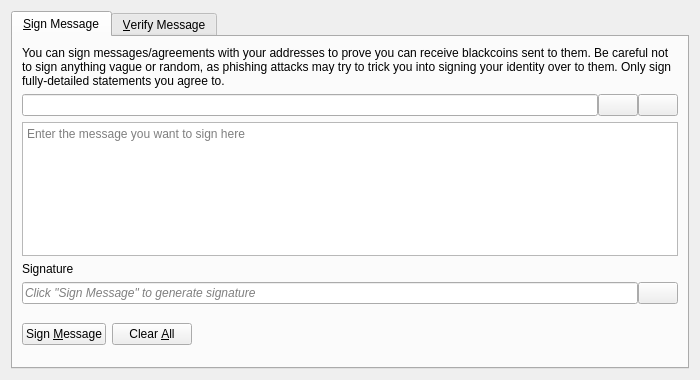
<?xml version="1.0" encoding="UTF-8"?>
<ui version="4.0">
 <class>SignVerifyMessageDialog</class>
 <widget class="QDialog" name="SignVerifyMessageDialog">
  <property name="geometry">
   <rect>
    <x>0</x>
    <y>0</y>
    <width>700</width>
    <height>380</height>
   </rect>
  </property>
  <property name="windowTitle">
   <string>Signatures - Sign / Verify a Message</string>
  </property>
  <property name="modal">
   <bool>true</bool>
  </property>
  <layout class="QVBoxLayout" name="verticalLayout">
   <item>
    <widget class="QTabWidget" name="tabWidget">
     <property name="currentIndex">
      <number>0</number>
     </property>
     <widget class="QWidget" name="tabSignMessage">
      <attribute name="title">
       <string>&amp;Sign Message</string>
      </attribute>
      <layout class="QVBoxLayout" name="verticalLayout_SM">
       <item>
        <widget class="QLabel" name="infoLabel_SM">
         <property name="text">
          <string>You can sign messages/agreements with your addresses to prove you can receive blackcoins sent to them. Be careful not to sign anything vague or random, as phishing attacks may try to trick you into signing your identity over to them. Only sign fully-detailed statements you agree to.</string>
         </property>
         <property name="textFormat">
          <enum>Qt::PlainText</enum>
         </property>
         <property name="wordWrap">
          <bool>true</bool>
         </property>
        </widget>
       </item>
       <item>
        <layout class="QHBoxLayout" name="horizontalLayout_1_SM">
         <property name="spacing">
          <number>0</number>
         </property>
         <item>
          <widget class="QValidatedLineEdit" name="addressIn_SM">
           <property name="toolTip">
            <string>The Blackcoin address to sign the message with</string>
           </property>
          </widget>
         </item>
         <item>
          <widget class="QPushButton" name="addressBookButton_SM">
           <property name="toolTip">
            <string>Choose previously used address</string>
           </property>
           <property name="text">
            <string/>
           </property>
           <property name="icon">
            <iconset resource="../bitcoin.qrc">
             <normaloff>:/icons/address-book</normaloff>:/icons/address-book</iconset>
           </property>
           <property name="shortcut">
            <string>Alt+A</string>
           </property>
           <property name="autoDefault">
            <bool>false</bool>
           </property>
          </widget>
         </item>
         <item>
          <widget class="QPushButton" name="pasteButton_SM">
           <property name="toolTip">
            <string>Paste address from clipboard</string>
           </property>
           <property name="text">
            <string/>
           </property>
           <property name="icon">
            <iconset resource="../bitcoin.qrc">
             <normaloff>:/icons/editpaste</normaloff>:/icons/editpaste</iconset>
           </property>
           <property name="shortcut">
            <string>Alt+P</string>
           </property>
           <property name="autoDefault">
            <bool>false</bool>
           </property>
          </widget>
         </item>
        </layout>
       </item>
       <item>
        <widget class="QPlainTextEdit" name="messageIn_SM">
         <property name="toolTip">
          <string>Enter the message you want to sign here</string>
         </property>
         <property name="placeholderText">
          <string>Enter the message you want to sign here</string>
         </property>
        </widget>
       </item>
       <item>
        <widget class="QLabel" name="signatureLabel_SM">
         <property name="text">
          <string>Signature</string>
         </property>
         <property name="textFormat">
          <enum>Qt::PlainText</enum>
         </property>
        </widget>
       </item>
       <item>
        <layout class="QHBoxLayout" name="horizontalLayout_2_SM">
         <property name="spacing">
          <number>0</number>
         </property>
         <item>
          <widget class="QLineEdit" name="signatureOut_SM">
           <property name="placeholderText">
            <string>Click "Sign Message" to generate signature</string>
           </property>
           <property name="font">
            <font>
             <italic>true</italic>
            </font>
           </property>
           <property name="readOnly">
            <bool>true</bool>
           </property>
          </widget>
         </item>
         <item>
          <widget class="QPushButton" name="copySignatureButton_SM">
           <property name="toolTip">
            <string>Copy the current signature to the system clipboard</string>
           </property>
           <property name="text">
            <string/>
           </property>
           <property name="icon">
            <iconset resource="../bitcoin.qrc">
             <normaloff>:/icons/editcopy</normaloff>:/icons/editcopy</iconset>
           </property>
           <property name="autoDefault">
            <bool>false</bool>
           </property>
          </widget>
         </item>
        </layout>
       </item>
       <item>
        <layout class="QHBoxLayout" name="horizontalLayout_3_SM">
         <item>
          <widget class="QPushButton" name="signMessageButton_SM">
           <property name="toolTip">
            <string>Sign the message to prove you own this Blackcoin address</string>
           </property>
           <property name="text">
            <string>Sign &amp;Message</string>
           </property>
           <property name="icon">
            <iconset resource="../bitcoin.qrc">
             <normaloff>:/icons/edit</normaloff>:/icons/edit</iconset>
           </property>
           <property name="autoDefault">
            <bool>false</bool>
           </property>
          </widget>
         </item>
         <item>
          <widget class="QPushButton" name="clearButton_SM">
           <property name="toolTip">
            <string>Reset all sign message fields</string>
           </property>
           <property name="text">
            <string>Clear &amp;All</string>
           </property>
           <property name="icon">
            <iconset resource="../bitcoin.qrc">
             <normaloff>:/icons/remove</normaloff>:/icons/remove</iconset>
           </property>
           <property name="autoDefault">
            <bool>false</bool>
           </property>
          </widget>
         </item>
         <item>
          <spacer name="horizontalSpacer_1_SM">
           <property name="orientation">
            <enum>Qt::Horizontal</enum>
           </property>
           <property name="sizeHint" stdset="0">
            <size>
             <width>40</width>
             <height>48</height>
            </size>
           </property>
          </spacer>
         </item>
         <item>
          <widget class="QLabel" name="statusLabel_SM">
           <property name="font">
            <font>
             <weight>75</weight>
             <bold>true</bold>
            </font>
           </property>
           <property name="text">
            <string/>
           </property>
           <property name="wordWrap">
            <bool>true</bool>
           </property>
          </widget>
         </item>
         <item>
          <spacer name="horizontalSpacer_2_SM">
           <property name="orientation">
            <enum>Qt::Horizontal</enum>
           </property>
           <property name="sizeHint" stdset="0">
            <size>
             <width>40</width>
             <height>48</height>
            </size>
           </property>
          </spacer>
         </item>
        </layout>
       </item>
      </layout>
     </widget>
     <widget class="QWidget" name="tabVerifyMessage">
      <attribute name="title">
       <string>&amp;Verify Message</string>
      </attribute>
      <layout class="QVBoxLayout" name="verticalLayout_VM">
       <item>
        <widget class="QLabel" name="infoLabel_VM">
         <property name="text">
          <string>Enter the receiver's address, message (ensure you copy line breaks, spaces, tabs, etc. exactly) and signature below to verify the message. Be careful not to read more into the signature than what is in the signed message itself, to avoid being tricked by a man-in-the-middle attack. Note that this only proves the signing party receives with the address, it cannot prove sendership of any transaction!</string>
         </property>
         <property name="textFormat">
          <enum>Qt::PlainText</enum>
         </property>
         <property name="alignment">
          <set>Qt::AlignLeading|Qt::AlignLeft|Qt::AlignTop</set>
         </property>
         <property name="wordWrap">
          <bool>true</bool>
         </property>
        </widget>
       </item>
       <item>
        <layout class="QHBoxLayout" name="horizontalLayout_1_VM">
         <property name="spacing">
          <number>0</number>
         </property>
         <item>
          <widget class="QValidatedLineEdit" name="addressIn_VM">
           <property name="toolTip">
            <string>The Blackcoin address the message was signed with</string>
           </property>
          </widget>
         </item>
         <item>
          <widget class="QPushButton" name="addressBookButton_VM">
           <property name="toolTip">
            <string>Choose previously used address</string>
           </property>
           <property name="text">
            <string/>
           </property>
           <property name="icon">
            <iconset resource="../bitcoin.qrc">
             <normaloff>:/icons/address-book</normaloff>:/icons/address-book</iconset>
           </property>
           <property name="shortcut">
            <string>Alt+A</string>
           </property>
           <property name="autoDefault">
            <bool>false</bool>
           </property>
          </widget>
         </item>
        </layout>
       </item>
       <item>
        <widget class="QPlainTextEdit" name="messageIn_VM">
          <property name="toolTip">
            <string>The signed message to verify</string>
          </property>
          <property name="placeholderText">
            <string>The signed message to verify</string>
          </property>
        </widget>
       </item>
       <item>
        <widget class="QValidatedLineEdit" name="signatureIn_VM">
          <property name="toolTip">
            <string>The signature given when the message was signed</string>
          </property>
          <property name="placeholderText">
            <string>The signature given when the message was signed</string>
          </property>
        </widget>
       </item>
       <item>
        <layout class="QHBoxLayout" name="horizontalLayout_2_VM">
         <item>
          <widget class="QPushButton" name="verifyMessageButton_VM">
           <property name="toolTip">
            <string>Verify the message to ensure it was signed with the specified Blackcoin address</string>
           </property>
           <property name="text">
            <string>Verify &amp;Message</string>
           </property>
           <property name="icon">
            <iconset resource="../bitcoin.qrc">
             <normaloff>:/icons/transaction_0</normaloff>:/icons/transaction_0</iconset>
           </property>
           <property name="autoDefault">
            <bool>false</bool>
           </property>
          </widget>
         </item>
         <item>
          <widget class="QPushButton" name="clearButton_VM">
           <property name="toolTip">
            <string>Reset all verify message fields</string>
           </property>
           <property name="text">
            <string>Clear &amp;All</string>
           </property>
           <property name="icon">
            <iconset resource="../bitcoin.qrc">
             <normaloff>:/icons/remove</normaloff>:/icons/remove</iconset>
           </property>
           <property name="autoDefault">
            <bool>false</bool>
           </property>
          </widget>
         </item>
         <item>
          <spacer name="horizontalSpacer_1_VM">
           <property name="orientation">
            <enum>Qt::Horizontal</enum>
           </property>
           <property name="sizeHint" stdset="0">
            <size>
             <width>40</width>
             <height>48</height>
            </size>
           </property>
          </spacer>
         </item>
         <item>
          <widget class="QLabel" name="statusLabel_VM">
           <property name="font">
            <font>
             <weight>75</weight>
             <bold>true</bold>
            </font>
           </property>
           <property name="text">
            <string/>
           </property>
           <property name="wordWrap">
            <bool>true</bool>
           </property>
          </widget>
         </item>
         <item>
          <spacer name="horizontalSpacer_2_VM">
           <property name="orientation">
            <enum>Qt::Horizontal</enum>
           </property>
           <property name="sizeHint" stdset="0">
            <size>
             <width>40</width>
             <height>48</height>
            </size>
           </property>
          </spacer>
         </item>
        </layout>
       </item>
      </layout>
     </widget>
    </widget>
   </item>
  </layout>
 </widget>
 <customwidgets>
  <customwidget>
   <class>QValidatedLineEdit</class>
   <extends>QLineEdit</extends>
   <header>qt/qvalidatedlineedit.h</header>
  </customwidget>
 </customwidgets>
 <resources>
  <include location="../bitcoin.qrc"/>
 </resources>
 <connections/>
</ui>
